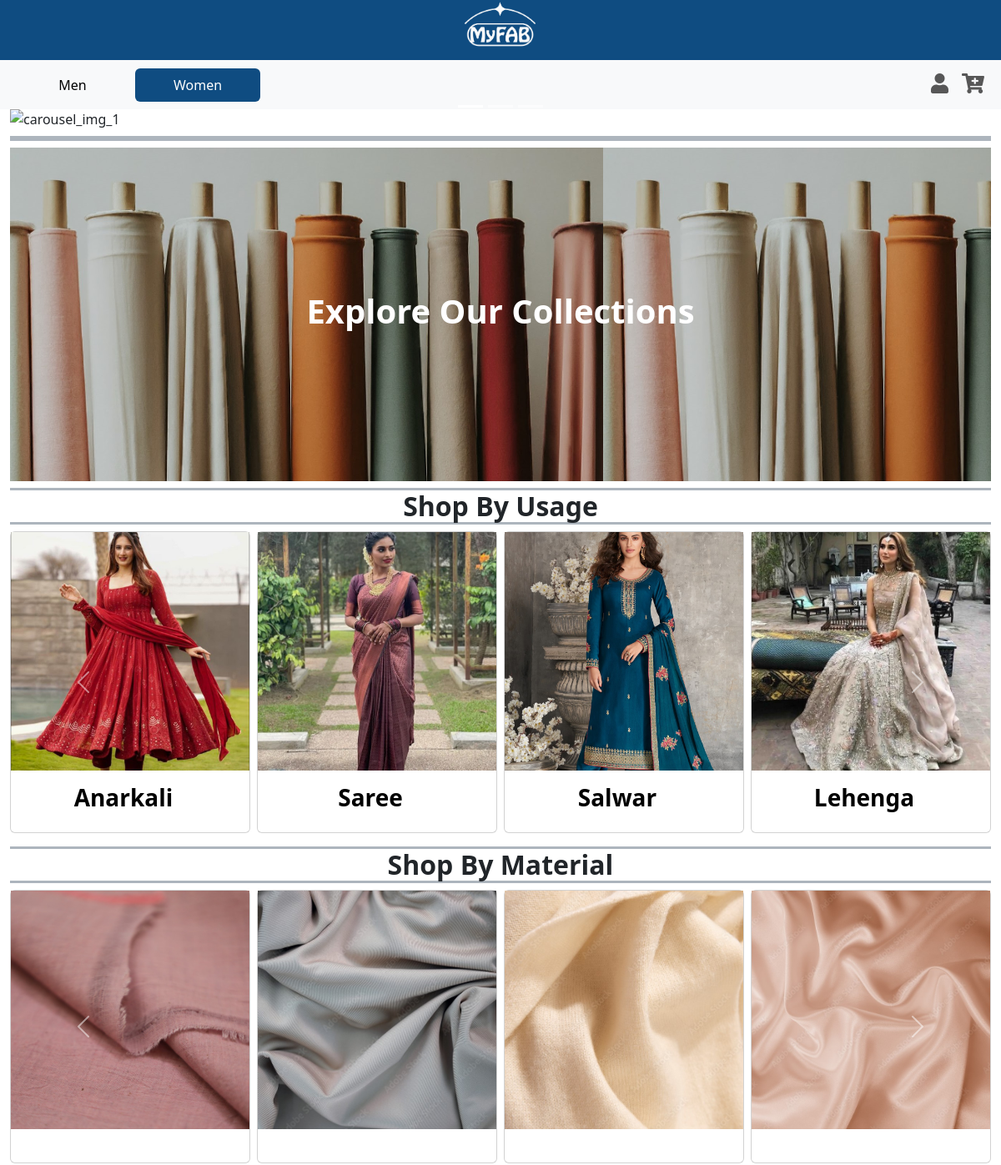
Before: /main/women/ (upper part) with the older database file.
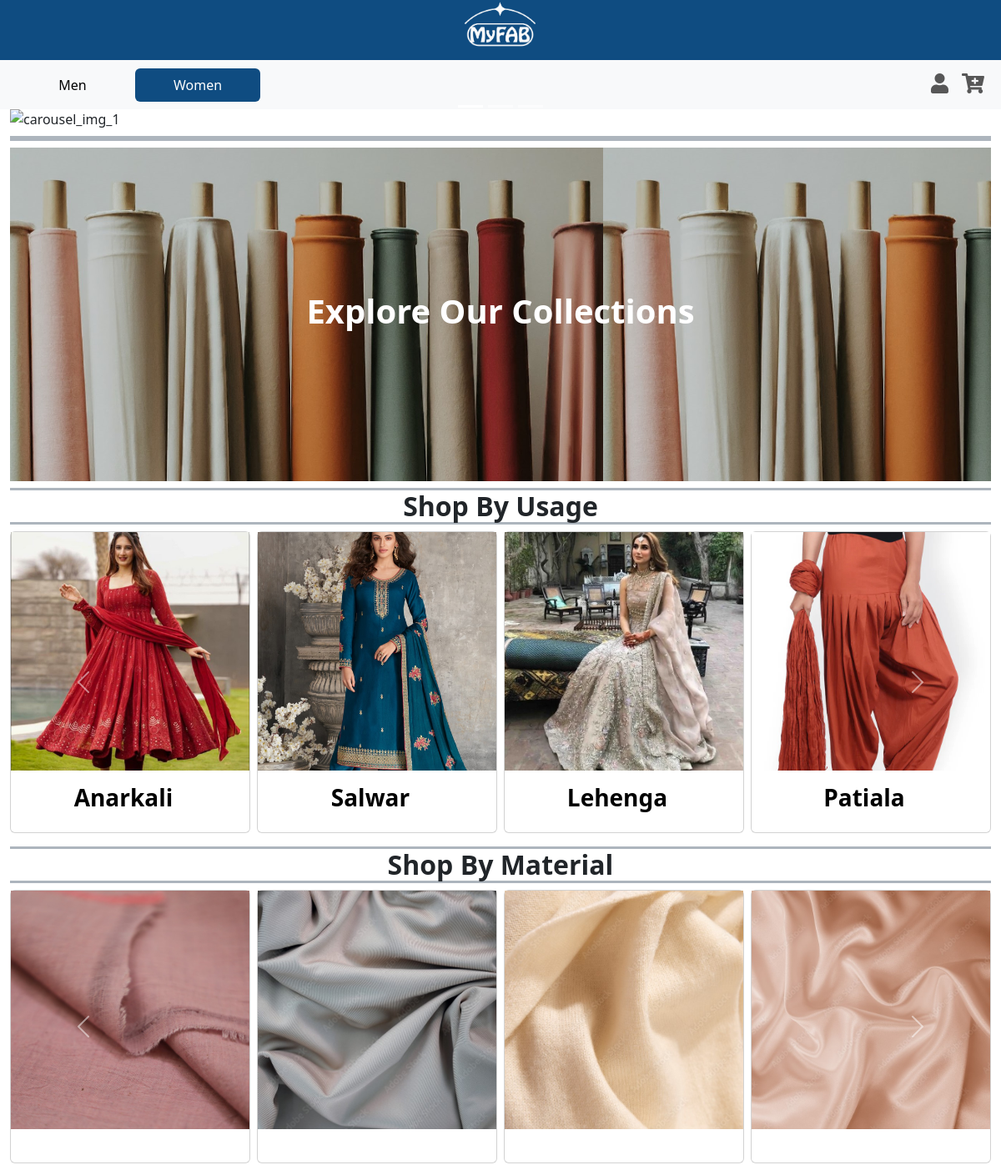
After: the same page with the newer database file.
### main/models.py (models this page shows, shortened)
class Usage(models.Model):
    GENDER_CHOICES = [
        ('M', 'male'),
        ('F', 'female'),
    ]
    name = models.CharField(max_length=100, null=False, unique=True)
    image = models.ImageField(upload_to='images/usages', null=True, blank=True)
    gender = models.CharField(max_length=10, null=True, choices=GENDER_CHOICES)
    measurements = models.ManyToManyField(Measurement)

class Category(models.Model):
    name = models.CharField(max_length=100, unique=True)

class CategoryChoice(models.Model):
    category = models.ForeignKey(Category, on_delete=models.CASCADE)
    name = models.CharField(max_length=100, unique=True)
    image = models.ImageField(upload_to='images/category_choices', null=True, blank=True)

### main/views.py (the view)
# urls.py: path('main/women/', HomeWomen.as_view(), name = 'home_women'),
class HomeWomen(View):
    def get(self, request):
        usages = Usage.objects.filter(gender='F')  # Filter usages with female gender
        usage_list = list(usages)
        categories_with_img = Category.objects.filter(categorychoice__image__isnull=False).distinct()
        categories_filtered = categories_with_img.exclude(name='gender') # to remove gender which is not filtered out
        choices_with_img = CategoryChoice.objects.filter(image__isnull=False)
        choices_filtered = choices_with_img.exclude(name = 'male') # to remove male which is not filtered out
        dict = {}
        for category in categories_filtered:
            choices = choices_filtered.filter(category = category)
            dict[category.name] = choices
        context = {'usages': usage_list,
                   'categories_filtered': categories_filtered,
                   'choices_filtered': choices_filtered,
                   'dict': dict
                   }
        return render(request, 'home_women.html', context)

### main/templatetags/custom_filters.py (called while the page is built)
@register.filter
def filter_choices_by_category(choices_list, category):
    return choices_list.filter(category=category)

### templates/home_women.html (shortened to what the changed rows need)
{% extends 'base.html' %}
{% load static %}
{% load custom_filters %}
{% block content %}
    <a class="text-decoration-none" href="/main/products/?choice=female">
      <div class="container-wrapper" style="margin-right: 12px; margin-left: 12px;">
        <div class="container-fluid d-flex justify-content-center align-items-center text-center" style="background-image: url('/static/images/new_arrivals_1.jpg'); background-size: contain; height: 50vh;">
            <h1 class="fw-bold text-white">Explore Our Collections</h1>
        </div>
    </div>
    </a>
  <section class="py-0 mb-2">
    <div class="container-fluid">
        <div class="row h-100">
            <div class="col-12">
              <div class="carousel slide" id="shopbyusage" data-bs-touch="false" data-bs-interval="false">
                <div class="carousel-inner">
                    {% for usage in usages %}
                        {% if forloop.first %}
                            <div class="carousel-item active">
                                <div class="row h-100 align-items-center g-2">
                        {% endif %}
                                    <div class="col-sm-6 col-md-3 mb-3 mb-md-0 h-100">
                                        <div class="card card-span h-100 text-white">
                                            <img class="img-fluid h-100" src="{{ usage.image.url }}" alt="{{ usage.name }} Image" />
                                            <div class="card-img-overlay ps-0"> </div>
                                            <div class="card-body ps-0 bg-200">
                                                <h3 class="fw-bold text-center text-black text-truncate">{{ usage.name|title }}</h3>
                                            </div>
                                        </div>
                                    </div>
                        {% if forloop.last %}
                                </div>
                            </div>
                        {% elif forloop.counter|divisibleby:4 %}
                            </div>
                        </div>
                        {% endif %}
                    {% endfor %}
                </div>
              </div>
            </div>
        </div>
    </div>
</section>
{% for category in categories_filtered %}
    {% with choices_per_category=choices_filtered|filter_choices_by_category:category %}
      <section class="py-0 mb-2">
        <div class="container-fluid">
            <div class="row h-100">
                <div class="container text-center">
                    <h5 class="border-bottom border-top border-3 border-dark-subtle fw-bold fs-2 fs-lg-5 mt-2">Shop By {{category.name|title}}</h5>
                </div>
                <div class="col-12">
                  <div class="carousel slide" id="{{category.name}}" data-bs-touch="false" data-bs-interval="false">
                    <div class="carousel-inner">
                          {% for choice in choices_per_category %}
                            {% if forloop.first %}
                                <div class="carousel-item active">
                                    <div class="row h-100 align-items-center g-2">
                            {% endif %}
                                        <div class="col-sm-6 col-md-3 mb-3 mb-md-0 h-100">
                                            <div class="card card-span h-100 text-white">
                                                <img class="img-fluid h-100" src="{{ choice.image.url }}" alt="{{ choice.name }} Image" />
                                                <div class="card-img-overlay ps-0"> </div>
                                                <div class="card-body ps-0 bg-200">
                                                </div>
                                            </div>
                                        </div>
                            {% if forloop.last %}
                                    </div>
                                </div>
                            {% elif forloop.counter|divisibleby:4 %}
                                </div>
                            </div>
                            {% endif %}
                          {% endfor %}
                    </div>
                    <button class="carousel-control-prev" type="button" data-bs-target="#{{category.name}}" data-bs-slide="prev">
                        <span class="carousel-control-prev-icon" aria-hidden="true"></span>
                    </button>
                    <button class="carousel-control-next" type="button" data-bs-target="#{{category.name}}" data-bs-slide="next">
                        <span class="carousel-control-next-icon" aria-hidden="true"></span>
                    </button>
                  </div>
                </div>
            </div>
        </div>
      </section>
    {% endwith %}
{% endfor %}
{% endblock %}

Changed rows visible on the page:
removed Usage: image (picture), name "Saree"
now on this page (row unchanged): Usage: image (picture), name "Patiala"
